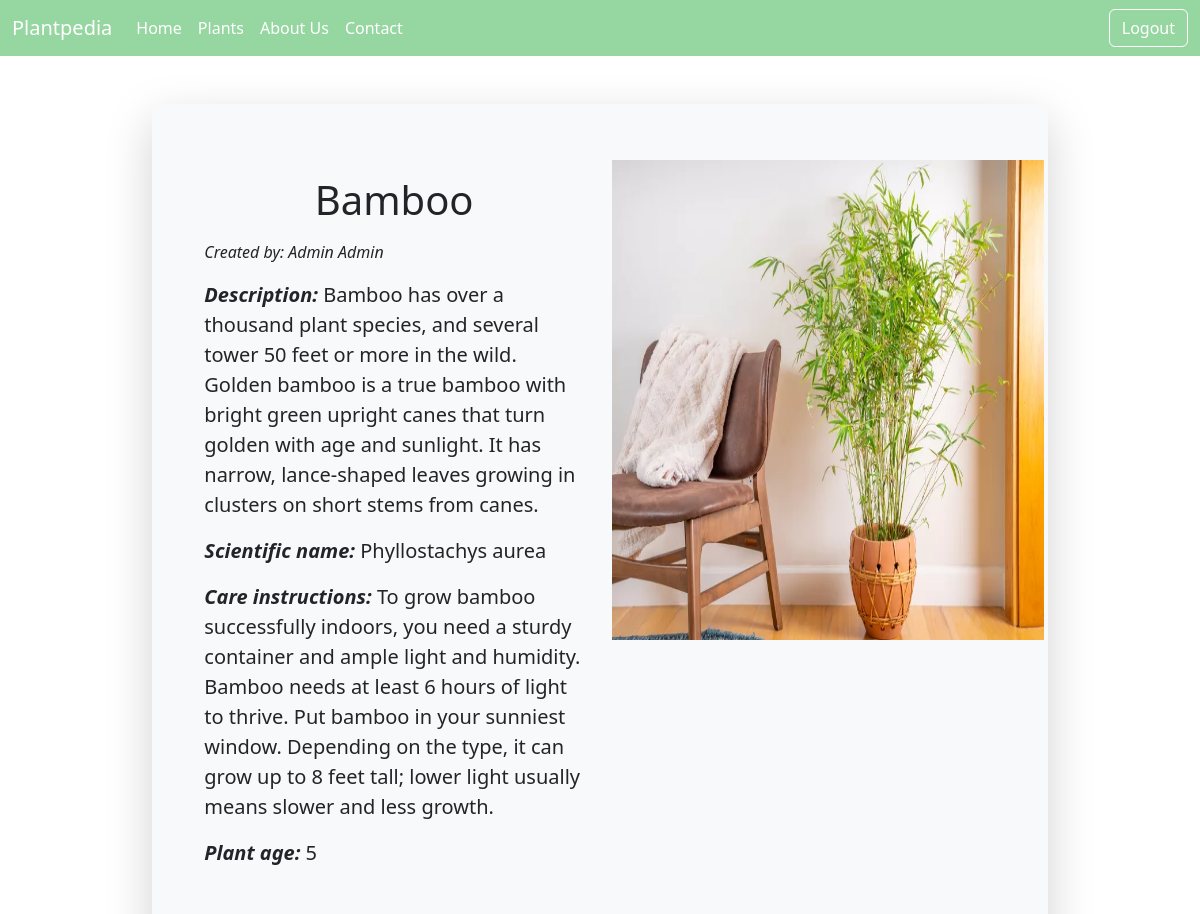
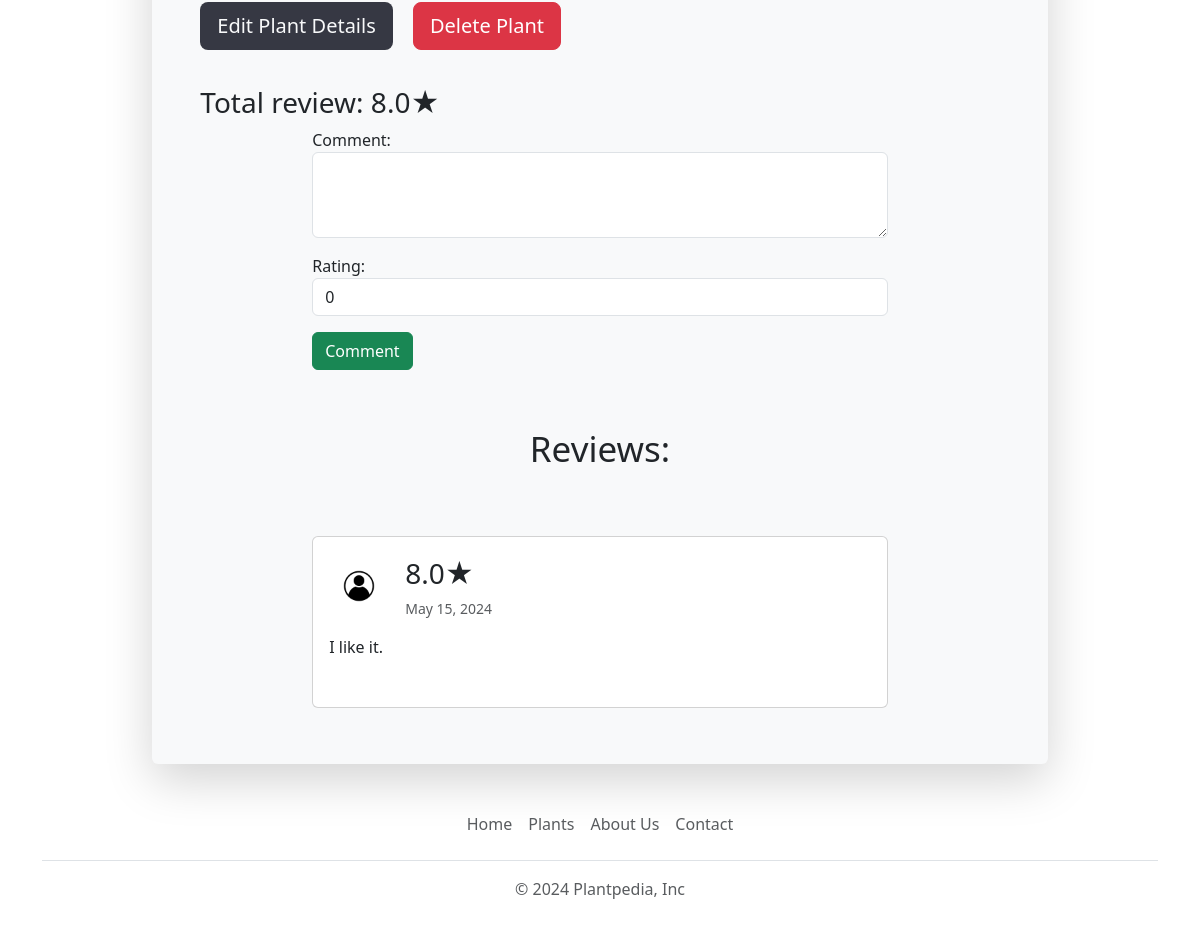
Page /plants/2/ (signed in) on the committed database (2 pictures, top to bottom).
### plantpediaApp/models.py (models this page shows, shortened)
class Plant(models.Model):
    name = models.CharField(max_length=100)
    user = models.ForeignKey(CustomUser, on_delete=models.CASCADE)
    scientific_name = models.CharField(max_length=100)
    origin = models.CharField(max_length=100)  # go nema vo ER diagram
    age = models.IntegerField(default=0)  # go nema vo ER diagram
    description = models.TextField()
    care_instructions = models.TextField()
    image = models.ImageField(upload_to="data/")

class CustomUser(AbstractUser):
    ROLE_CHOICES = (
        ('a', 'Admin'),
        ('u', 'User')
    )
    role = models.CharField(max_length=10, choices=ROLE_CHOICES, )

class Review(models.Model):
    plant = models.ForeignKey(Plant, on_delete=models.CASCADE)
    user = models.ForeignKey(CustomUser, on_delete=models.CASCADE)
    comment = models.TextField()
    rating = models.FloatField(default=0)
    date_posted = models.DateField(default=timezone.now)

### plantpediaApp/views.py (the view, shortened to what this page needs)
# urls.py: path('plants/<int:plant_id>/', details, name="details"),
def details(request, plant_id=None):
    plant = get_object_or_404(Plant, id=plant_id)
    reviews = Review.objects.filter(plant=plant).all()
    total_review = 0
    if reviews:
        total = 0
        for review in reviews:
            total += review.rating
        total_review = total / len(reviews) * 1.0
    form = ReviewForm()
    context = {
        'plant': plant,
        'reviews': reviews,
        'form': form,
        'total_review': round(total_review, 1)
    }
    return render(request, 'details.html', context=context)

### plantpediaApp/forms.py (shortened to what this page needs)
class ReviewForm(forms.ModelForm):
    RATING_CHOICES = [(i, str(i)) for i in range(11)]  # Choices from 0 to 10
    rating = forms.ChoiceField(label='Rating', choices=RATING_CHOICES)
    class Meta:
        model = Review
        fields = ['comment', 'rating']
        widgets = {
            'comment': forms.Textarea(attrs={'rows': 3})
        }
    def __init__(self, *args, **kwargs):
        super().__init__(*args, **kwargs)
        for field in self.visible_fields():
            field.field.widget.attrs['class'] = 'form-control mb-3'

### plantpediaApp/templates/details.html (shortened to what this page needs)
{% extends 'base.html' %}
{% block content %}
    <div class="container w-90 mt-5 m-auto">
        <div class="w-90 m-auto shadow-lg bg-light rounded p-5" style="width: 82%!important">
            <div class="row mt-2">
                <div class="col-md-6 p-3 ">
                    <h1 class="align-center text-center mb-3">{{ plant.name }}</h1>
                    <i><p class="fs-7">Created by: {{ plant.user.get_full_name }}</p></i>
                    <p class="fs-5"><b><i>Description:</i></b> {{ plant.description }}</p>
                    <p class="fs-5"><b><i>Scientific name:</i></b> {{ plant.scientific_name }}</p>
                    <p class="fs-5"><b><i>Care instructions:</i></b> {{ plant.care_instructions }}</p>
                    <p class="fs-5"><b><i>Plant age:</i></b> {{ plant.age }}</p>
                </div>
                <div class="col-md-6 text-center justify-content-center align-center">
                    <img style="width: 27rem; height: 30rem" class="mb-3" src="{{ MEDIA_URL }}{{ plant.image.url }}">
                </div>
            </div>
            {% if user.is_authenticated and plant.user == user %}
                 <button type="button" class="btn btn-lg text-light" style="background-color: #262933eb"
                            data-bs-toggle="modal" data-bs-target="#editModal">
                        Edit Plant Details
                 </button>
                <button type="button" class="btn btn-lg btn-danger m-3" data-bs-toggle="modal" data-bs-target="#deleteModal">
                    Delete Plant
                </button>
            {% endif %}
            <h3 style="padding-top: 20px">Total review: {{ total_review }}★</h3>
        <div>
            <div class="container w-75 m-auto">
                {% if user.is_authenticated %}
                    <div class="w-80 m-auto rounded">
                        <form method="POST" action="{% url 'details' plant.id %}" enctype="multipart/form-data"
                              id="comment_section">
                            {{ form }}
                            <button type="submit" class="btn btn-success">Comment</button>
                        </form>
                    </div>
                {% endif %}
            </div>
            <h3 class="w-80 p-5" id="review_title"
                style="margin-top: 10px;margin-bottom: 10px; text-align: center; font-size: 35px">Reviews:</h3>
            {% for review in reviews %}
                <section>
                    <div class="container py-2">
                        <div class="row d-flex justify-content-center">
                            <div class="col-md-12 col-lg-10 col-xl-8" style="width: 75%!important;">
                                <div class="card">
                                    <div class="card-body">
                                        <div class="d-flex flex-start align-items-center">
                                            <img class="rounded-circle shadow-1-strong me-3"
                                                 src="../../data/data/profile.png"
                                                 alt="avatar" width="60"
                                                 height="60"/>
                                            <div>
                                                <h3>{{ review.rating }}★</h3>
                                                <p class="text-muted small mb-0">
                                                    {{ review.date_posted }}
                                                </p>
                                            </div>
                                        </div>
                                        <p class="mt-3 mb-4 pb-2">
                                            {{ review.comment }}
                                        </p>
                                    </div>
                                </div>
                            </div>
                        </div>
                    </div>
                </section>
            {% endfor %}
        </div>
        </div>
    </div>
{% endblock %}

### rows in the picture
Plant: name "Bamboo", user.get_full_name "Admin Admin", description "Bamboo has over a thousand plant species, and several tower 50 feet or more in the wild. Golden bamboo is a true bamboo with bright green upright canes that turn golden with age and sunlight. It has narrow, lance-shaped leaves growing in clusters on short stems from canes.", scientific_name "Phyllostachys aurea", care_instructions "To grow bamboo successfully indoors, you need a sturdy container and ample light and humidity. Bamboo needs at least 6 hours of light to thrive. Put bamboo in your sunniest window. Depending on the type, it can grow up to 8 feet tall; lower light usually means slower and less growth.", age "5", image (picture)
Review: rating "8.0", date_posted "May 15, 2024", comment "I like it."

### other values in the picture
{{ total_review }} "8.0"
